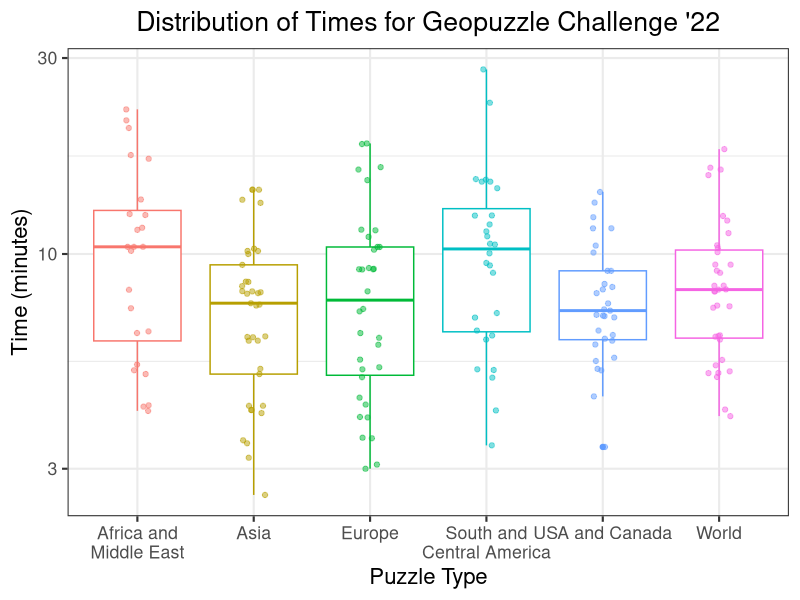
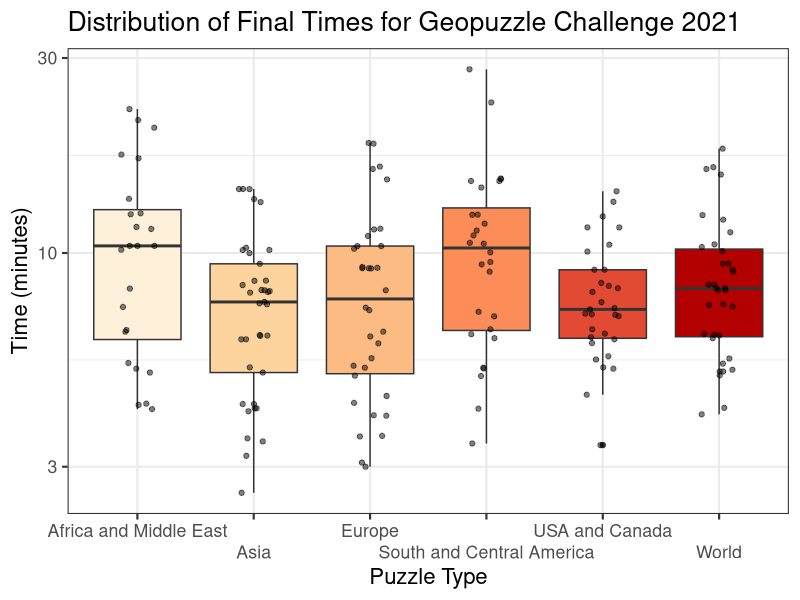

These charts were generated, in order, by the following R code:
library(ggplot2)
library(RColorBrewer)
library(tidyverse)

time_data <- read.csv("times22.csv")

theme_set(theme_bw(base_size = 16))

times <- time_data %>%
  ggplot(aes(x=Puzzle, y=Time, color=Puzzle)) +
  geom_boxplot()+
  geom_jitter(width=0.1, alpha=0.5)+
  scale_y_log10()+
  theme(plot.title = element_text (hjust = 0.5)) +
  labs(title = "Distribution of Times for Geopuzzle Challenge '22",
       x="Puzzle Type", 
       y = "Time (minutes)") +
  scale_x_discrete(labels = function(x) str_wrap(x, width = 15)) + # wrapping x-axis labels
  #scale_x_discrete(guide = guide_axis(n.dodge=2))+
  theme(legend.position="none")

times

# Other type of Box Plot with color
time_data %>%
  ggplot(aes(x=Puzzle, y=Time, fill=Puzzle)) +
  geom_boxplot()+
  geom_jitter(width=0.15, alpha=0.5)+
  scale_y_log10()+
  labs(title = "Distribution of Final Times for Geopuzzle Challenge 2021", 
       x="Puzzle Type", 
       y = "Time (minutes)") +
  theme(legend.position="none")+
  scale_x_discrete(guide = guide_axis(n.dodge=2))+
  scale_fill_brewer(palette="OrRd")
